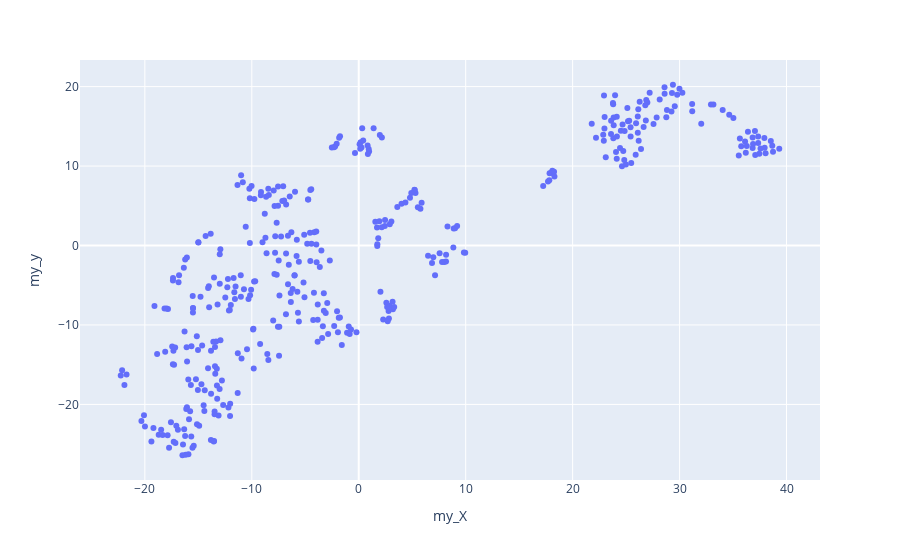

Write notebook code for a chart like this one.
### Markdown cell above
Дополнительно поэкспериментируем с новой библиотекой
!pip install plotly

### Code cell
import plotly.express as px
# В дальнейшем эту библиотеку удобно использовать для анимации графиков
# https://plotly.com/python/animations/

my_experiment = pd.DataFrame(X_train_tsne, columns=['my_X', 'my_y'])
px.scatter(my_experiment, x='my_X',  y='my_y')
# animation_frame= , animation_group=, size= , color= , hover_name= , log_x=True/False, size_max= , 
#range_x=[100,100000], range_y=[25,90]

### Figure 1 — Plotly figure (JSON) as saved in the notebook; plotly's stock layout.template omitted (floating-point values rounded to 4 significant figures; data arrays with more than 128 entries replaced by an {"elided": "..."} marker saying what was removed)
{"data": [{"hovertemplate": "my_X=%{x}<br>my_y=%{y}<extra></extra>", "legendgroup": "", "marker": {"color": "#636efa", "symbol": "circle"}, "mode": "markers", "name": "", "orientation": "v", "showlegend": false, "type": "scatter", "x": {"elided": "404 float values"}, "xaxis": "x", "y": {"elided": "404 float values"}, "yaxis": "y"}], "layout": {"legend": {"tracegroupgap": 0}, "margin": {"t": 60}, "xaxis": {"anchor": "y", "domain": [0, 1], "title": {"text": "my_X"}}, "yaxis": {"anchor": "x", "domain": [0, 1], "title": {"text": "my_y"}}}}
